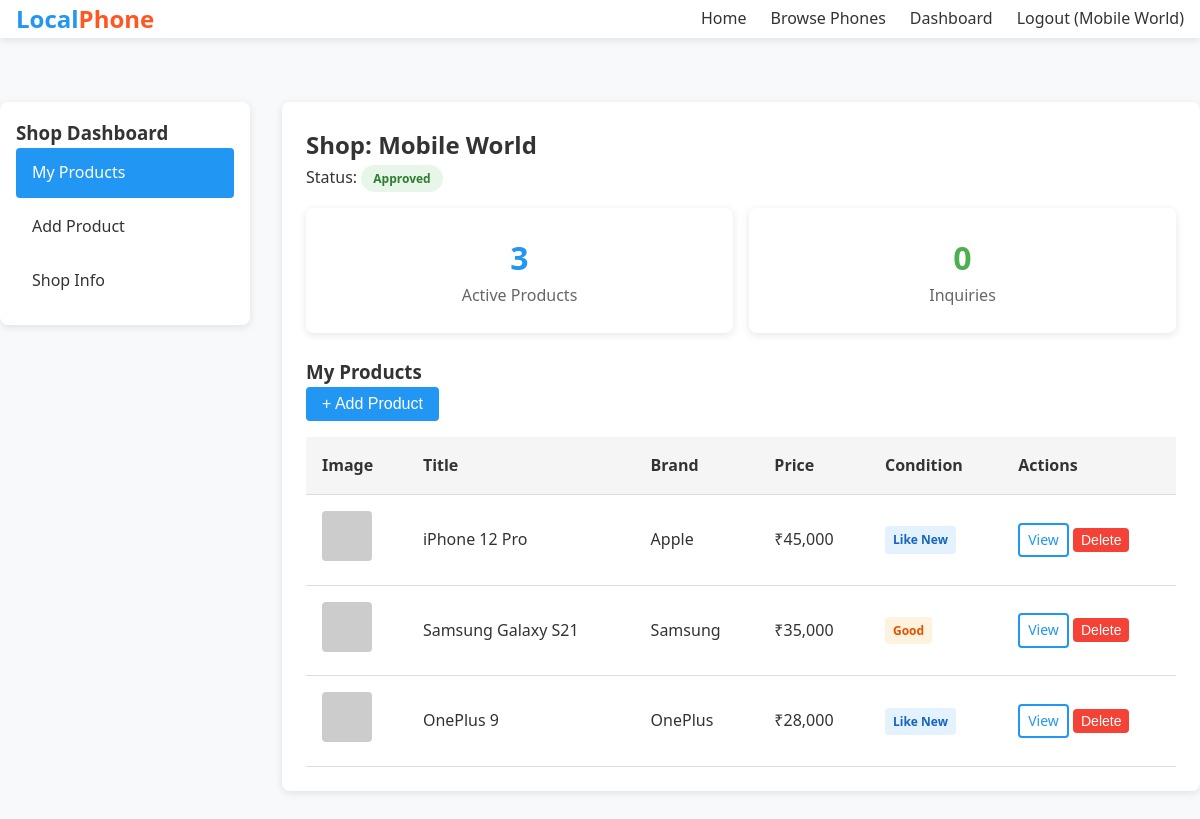
Screenshot of /pages/shop-dashboard.php (signed in) with the database file from the repository.
### tables this page shows
CREATE TABLE IF NOT EXISTS shops (
    id INT PRIMARY KEY AUTO_INCREMENT,
    user_id INT NOT NULL,
    shop_name VARCHAR(200) NOT NULL,
    address TEXT,
    phone VARCHAR(20),
    status ENUM('pending', 'approved', 'rejected') DEFAULT 'pending',
    created_at TIMESTAMP DEFAULT CURRENT_TIMESTAMP,
    updated_at TIMESTAMP DEFAULT CURRENT_TIMESTAMP ON UPDATE CURRENT_TIMESTAMP,
    FOREIGN KEY (user_id) REFERENCES users(id) ON DELETE CASCADE
);

CREATE TABLE IF NOT EXISTS products (
    id INT PRIMARY KEY AUTO_INCREMENT,
    shop_id INT NOT NULL,
    title VARCHAR(200) NOT NULL,
    brand VARCHAR(50) NOT NULL,
    model VARCHAR(100) NOT NULL,
    price DECIMAL(10, 2) NOT NULL,
    `condition` ENUM('New', 'Like New', 'Good', 'Fair', 'Poor') NOT NULL,
    description TEXT,
    image VARCHAR(255),
    location VARCHAR(100),
    is_active BOOLEAN DEFAULT TRUE,
    created_at TIMESTAMP DEFAULT CURRENT_TIMESTAMP,
    updated_at TIMESTAMP DEFAULT CURRENT_TIMESTAMP ON UPDATE CURRENT_TIMESTAMP,
    FOREIGN KEY (shop_id) REFERENCES shops(id) ON DELETE CASCADE
);

### includes/auth.php (called while the page is built, shortened)
<?php
function isLoggedIn() {
    return isset($_SESSION['user_id']);
}
function getCurrentUser() {
    return [
        'id' => $_SESSION['user_id'],
        'name' => $_SESSION['user_name'],
        'email' => $_SESSION['user_email'],
        'role' => $_SESSION['user_role']
    ];
}
?>

### pages/shop-dashboard.php (the view, shortened to what this page needs)
<?php
require_once '../includes/auth.php';
$user = getCurrentUser();
require_once '../config/database.php';
$stmt = $conn->prepare("SELECT * FROM shops WHERE user_id = ?");
$stmt->bind_param("i", $user['id']);
$stmt->execute();
$shop_result = $stmt->get_result();
$shop = $shop_result->fetch_assoc();
$stmt = $conn->prepare("SELECT COUNT(*) as count FROM products WHERE shop_id = ? AND is_active = 1");
$stmt->bind_param("i", $shop['id']);
$stmt->execute();
$products_count = $stmt->get_result()->fetch_assoc()['count'];
$stmt = $conn->prepare("SELECT * FROM products WHERE shop_id = ? AND is_active = 1 ORDER BY created_at DESC");
$stmt->bind_param("i", $shop['id']);
$stmt->execute();
$products = $stmt->get_result()->fetch_all(MYSQLI_ASSOC);
function getConditionClass($condition) {
    $conditions = [
        'New' => 'condition-new',
        'Like New' => 'condition-like-new',
        'Good' => 'condition-good',
        'Fair' => 'condition-fair',
        'Poor' => 'condition-poor'
    ];
    return $conditions[$condition] ?? 'condition-good';
}
?>
<!DOCTYPE html>
<html lang="en">
<head>
    <link rel="stylesheet" href="../assets/css/style.css">
</head>
<body>
    <nav class="navbar">
        <div class="navbar-container container">
            <a href="../index.php" class="navbar-logo">Local<span>Phone</span></a>
            <ul class="navbar-menu">
                <li><a href="../index.php">Home</a></li>
                <li><a href="products.php">Browse Phones</a></li>
                <li><a href="shop-dashboard.php" class="active">Dashboard</a></li>
                <li><a href="../api/logout.php">Logout (<?php echo htmlspecialchars($user['name']); ?>)</a></li>
            </ul>
        </div>
    </nav>
    <main class="container" style="padding: 2rem 0;">
        <div class="dashboard-layout">
            <aside class="dashboard-sidebar">
                <h3>Shop Dashboard</h3>
                <div class="sidebar-menu">
                    <a href="#" class="active" data-section="products" onclick="showSection('products'); return false;">My Products</a>
                    <a href="#" data-section="add-product" onclick="showSection('add-product'); return false;">Add Product</a>
                    <a href="#" data-section="shop-info" onclick="showSection('shop-info'); return false;">Shop Info</a>
                </div>
            </aside>
            <div class="dashboard-content">
                <div class="mb-2">
                    <h2>Shop: <?php echo htmlspecialchars($shop['shop_name']); ?></h2>
                    <p>Status:
                        <span class="status-badge <?php echo 'status-' . $shop['status']; ?>">
                            <?php echo ucfirst($shop['status']); ?>
                        </span>
                    </p>
                </div>
                <div class="flex gap-2 mb-3">
                    <div class="product-card" style="padding: 1.5rem; flex: 1; text-align: center;">
                        <h3 style="font-size: 2rem; color: var(--primary-color);"><?php echo $products_count; ?></h3>
                        <p class="text-muted">Active Products</p>
                    </div>
                    <div class="product-card" style="padding: 1.5rem; flex: 1; text-align: center;">
                        <h3 style="font-size: 2rem; color: var(--success-color);">0</h3>
                        <p class="text-muted">Inquiries</p>
                    </div>
                </div>
                <div id="products" class="dashboard-section active">
                    <div class="flex-between mb-2">
                        <h3>My Products</h3>
                        <button class="btn btn-primary" onclick="showSection('add-product')">+ Add Product</button>
                    </div>
                    <?php if (count($products) > 0): ?>
                        <table class="table" id="productsTable">
                            <thead>
                                <tr>
                                    <th>Image</th>
                                    <th>Title</th>
                                    <th>Brand</th>
                                    <th>Price</th>
                                    <th>Condition</th>
                                    <th>Actions</th>
                                </tr>
                            </thead>
                            <tbody>
                                <?php foreach ($products as $product): ?>
                                    <tr id="product-<?php echo $product['id']; ?>">
                                        <td>
                                            <img src="../uploads/<?php echo $product['image'] ?: 'placeholder.jpg'; ?>"
                                                 alt="<?php echo htmlspecialchars($product['title']); ?>"
                                                 style="width: 50px; height: 50px; object-fit: cover; border-radius: 4px;"
                                                 onerror="this.src='https://via.placeholder.com/50x50?text=No+Image'">
                                        </td>
                                        <td><?php echo htmlspecialchars($product['title']); ?></td>
                                        <td><?php echo htmlspecialchars($product['brand']); ?></td>
                                        <td>₹<?php echo number_format($product['price']); ?></td>
                                        <td>
                                            <span class="condition-badge <?php echo getConditionClass($product['condition']); ?>">
                                                <?php echo $product['condition']; ?>
                                            </span>
                                        </td>
                                        <td>
                                            <a href="product.php?id=<?php echo $product['id']; ?>" class="btn btn-sm btn-outline">View</a>
                                            <button class="btn btn-sm btn-danger" onclick="deleteProduct(<?php echo $product['id']; ?>, this)">Delete</button>
                                        </td>
                                    </tr>
                                <?php endforeach; ?>
                            </tbody>
                        </table>
                    <?php endif; ?>
                </div>
            </div>
        </div>
    </main>
</body>
</html>

### assets/css/style.css (style rules this page uses)
:root { --primary-color: #2196F3; --primary-dark: #1976D2; --secondary-color: #FF5722; --success-color: #4CAF50; --warning-color: #FF9800; --danger-color: #f44336; --dark-color: #333; --light-color: #f5f5f5; --border-color: #ddd; --text-color: #333; --text-muted: #666; --shadow: 0 2px 8px rgba(0,0,0,0.1); --shadow-hover: 0 4px 12px rgba(0,0,0,0.15); }
* { margin: 0; padding: 0; box-sizing: border-box; }
body { font-family: 'Segoe UI', Tahoma, Geneva, Verdana, sans-serif; line-height: 1.6; color: var(--text-color); background-color: #f8f9fa; }
.navbar { background-color: #fff; box-shadow: var(--shadow); position: sticky; top: 0; z-index: 1000; }
.navbar-container { max-width: 1200px; margin: 0 auto; display: flex; justify-content: space-between; align-items: center; padding: 1rem; }
.navbar-logo { font-size: 1.5rem; font-weight: bold; color: var(--primary-color); text-decoration: none; }
.navbar-logo span { color: var(--secondary-color); }
.navbar-menu { display: flex; align-items: center; gap: 1.5rem; list-style: none; }
.navbar-menu a { color: var(--text-color); text-decoration: none; font-weight: 500; transition: color 0.3s; }
.container { max-width: 1200px; margin: 0 auto; padding: 0 1rem; }
.btn { display: inline-block; padding: 0.5rem 1rem; border: none; border-radius: 4px; font-size: 1rem; cursor: pointer; text-decoration: none; transition: all 0.3s; }
.btn-primary { background-color: var(--primary-color); color: white; }
.btn-outline { background-color: transparent; border: 2px solid var(--primary-color); color: var(--primary-color); }
.btn-danger { background-color: var(--danger-color); color: white; }
.btn-sm { padding: 0.25rem 0.5rem; font-size: 0.875rem; }
.product-card { background: white; border-radius: 8px; overflow: hidden; box-shadow: var(--shadow); transition: transform 0.3s, box-shadow 0.3s; }
.condition-badge { display: inline-block; padding: 0.25rem 0.5rem; border-radius: 4px; font-size: 0.75rem; font-weight: 600; }
.condition-like-new { background-color: #E3F2FD; color: #1565C0; }
.condition-good { background-color: #FFF3E0; color: #E65100; }
.dashboard-layout { display: grid; grid-template-columns: 250px 1fr; gap: 2rem; padding: 2rem 0; }
.dashboard-sidebar { background: white; border-radius: 8px; padding: 1rem; box-shadow: var(--shadow); height: fit-content; }
.dashboard-content { background: white; border-radius: 8px; padding: 1.5rem; box-shadow: var(--shadow); }
.table { width: 100%; border-collapse: collapse; }
.table th, .table td { padding: 1rem; text-align: left; border-bottom: 1px solid var(--border-color); }
.table th { background-color: var(--light-color); font-weight: 600; }
.status-badge { display: inline-block; padding: 0.25rem 0.75rem; border-radius: 20px; font-size: 0.75rem; font-weight: 600; }
.status-approved { background-color: #E8F5E9; color: #2E7D32; }
.text-muted { color: var(--text-muted); }
.mb-2 { margin-bottom: 1rem; }
.mb-3 { margin-bottom: 1.5rem; }
.flex { display: flex; }
.flex-between { justify-content: space-between; }
.gap-2 { gap: 1rem; }

### pages/shop-dashboard.php (style rules this page uses)
.dashboard-section { display: none; }
.dashboard-section.active { display: block; }
.sidebar-menu a { display: block; padding: 12px 16px; color: #333; text-decoration: none; border-radius: 4px; margin-bottom: 4px; cursor: pointer; }
.sidebar-menu a:hover, .sidebar-menu a.active { background: #2196F3; color: white; }

### rows the page displays
shops: shop_name "Mobile World", status "Approved"
products: title "iPhone 12 Pro", brand "Apple", price "45,000", condition "Like New"
products: title "Samsung Galaxy S21", brand "Samsung", price "35,000", condition "Good"
products: title "OnePlus 9", brand "OnePlus", price "28,000", condition "Like New"

### other values shown
$products_count "3"
